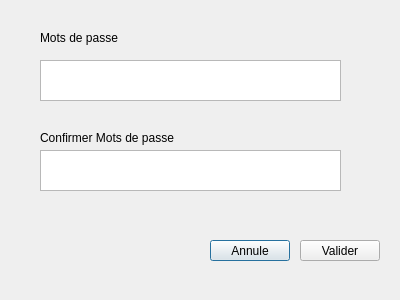
<?xml version="1.0" encoding="UTF-8"?>
<ui version="4.0">
 <class>nouveauxMp</class>
 <widget class="QDialog" name="nouveauxMp">
  <property name="geometry">
   <rect>
    <x>0</x>
    <y>0</y>
    <width>400</width>
    <height>300</height>
   </rect>
  </property>
  <property name="windowTitle">
   <string>Dialog</string>
  </property>
  <widget class="QTextEdit" name="nMPBox">
   <property name="geometry">
    <rect>
     <x>40</x>
     <y>60</y>
     <width>301</width>
     <height>41</height>
    </rect>
   </property>
  </widget>
  <widget class="QTextEdit" name="confirmationBox">
   <property name="geometry">
    <rect>
     <x>40</x>
     <y>150</y>
     <width>301</width>
     <height>41</height>
    </rect>
   </property>
  </widget>
  <widget class="QPushButton" name="AnnuleBp">
   <property name="geometry">
    <rect>
     <x>210</x>
     <y>240</y>
     <width>80</width>
     <height>21</height>
    </rect>
   </property>
   <property name="text">
    <string>Annule</string>
   </property>
  </widget>
  <widget class="QLabel" name="Mp">
   <property name="geometry">
    <rect>
     <x>40</x>
     <y>30</y>
     <width>91</width>
     <height>16</height>
    </rect>
   </property>
   <property name="text">
    <string>Mots de passe</string>
   </property>
  </widget>
  <widget class="QLabel" name="label">
   <property name="geometry">
    <rect>
     <x>40</x>
     <y>130</y>
     <width>141</width>
     <height>16</height>
    </rect>
   </property>
   <property name="text">
    <string>Confirmer Mots de passe</string>
   </property>
  </widget>
  <widget class="QPushButton" name="valideBp">
   <property name="geometry">
    <rect>
     <x>300</x>
     <y>240</y>
     <width>80</width>
     <height>21</height>
    </rect>
   </property>
   <property name="text">
    <string>Valider</string>
   </property>
  </widget>
 </widget>
 <resources/>
 <connections/>
</ui>
